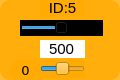
    <widget class="QWidget" name="widget_id1_5" native="true">
     <property name="geometry">
      <rect>
       <x>725</x>
       <y>300</y>
       <width>120</width>
       <height>80</height>
      </rect>
     </property>
     <property name="styleSheet">
      <string notr="true">background-color: rgb(255, 170, 0, 200);
border-radius:10px;</string>
     </property>
     <widget class="QLabel" name="label_ID1_6">
      <property name="geometry">
       <rect>
        <x>40</x>
        <y>0</y>
        <width>45</width>
        <height>16</height>
       </rect>
      </property>
      <property name="minimumSize">
       <size>
        <width>0</width>
        <height>10</height>
       </size>
      </property>
      <property name="font">
       <font>
        <family>Arial</family>
        <pointsize>11</pointsize>
       </font>
      </property>
      <property name="styleSheet">
       <string notr="true">background-color: rgb(255, 255, 255， 0);
border-radius:0px;</string>
      </property>
      <property name="text">
       <string>ID:5</string>
      </property>
      <property name="alignment">
       <set>Qt::AlignCenter</set>
      </property>
     </widget>
     <widget class="QSlider" name="horizontalSlider_pulse_id5">
      <property name="geometry">
       <rect>
        <x>20</x>
        <y>20</y>
        <width>83</width>
        <height>16</height>
       </rect>
      </property>
      <property name="autoFillBackground">
       <bool>false</bool>
      </property>
      <property name="styleSheet">
       <string notr="true">background-color: rgb(0, 0, 0);
border-radius:0px;</string>
      </property>
      <property name="minimum">
       <number>0</number>
      </property>
      <property name="maximum">
       <number>1000</number>
      </property>
      <property name="pageStep">
       <number>1</number>
      </property>
      <property name="value">
       <number>500</number>
      </property>
      <property name="orientation">
       <enum>Qt::Horizontal</enum>
      </property>
     </widget>
     <widget class="QSlider" name="horizontalSlider_dev_id5">
      <property name="geometry">
       <rect>
        <x>40</x>
        <y>60</y>
        <width>45</width>
        <height>18</height>
       </rect>
      </property>
      <property name="styleSheet">
       <string notr="true">background-color: rgb(255, 255, 255， 0);</string>
      </property>
      <property name="minimum">
       <number>-125</number>
      </property>
      <property name="maximum">
       <number>125</number>
      </property>
      <property name="pageStep">
       <number>1</number>
      </property>
      <property name="orientation">
       <enum>Qt::Horizontal</enum>
      </property>
     </widget>
     <widget class="QLabel" name="label_id5">
      <property name="geometry">
       <rect>
        <x>10</x>
        <y>60</y>
        <width>31</width>
        <height>20</height>
       </rect>
      </property>
      <property name="minimumSize">
       <size>
        <width>0</width>
        <height>10</height>
       </size>
      </property>
      <property name="font">
       <font>
        <family>DejaVu Sans</family>
        <pointsize>10</pointsize>
       </font>
      </property>
      <property name="styleSheet">
       <string notr="true">background-color: rgb(255, 255, 255， 0);</string>
      </property>
      <property name="text">
       <string>0</string>
      </property>
      <property name="alignment">
       <set>Qt::AlignCenter</set>
      </property>
     </widget>
     <widget class="QLineEdit" name="lineEdit_id5">
      <property name="geometry">
       <rect>
        <x>40</x>
        <y>40</y>
        <width>45</width>
        <height>18</height>
       </rect>
      </property>
      <property name="sizePolicy">
       <sizepolicy hsizetype="Fixed" vsizetype="Fixed">
        <horstretch>0</horstretch>
        <verstretch>0</verstretch>
       </sizepolicy>
      </property>
      <property name="font">
       <font>
        <family>Arial</family>
        <pointsize>11</pointsize>
       </font>
      </property>
      <property name="autoFillBackground">
       <bool>false</bool>
      </property>
      <property name="styleSheet">
       <string notr="true">background-color: rgb(255, 255, 255);
border-radius:0px;</string>
      </property>
      <property name="text">
       <string>500</string>
      </property>
      <property name="maxLength">
       <number>1000</number>
      </property>
      <property name="alignment">
       <set>Qt::AlignCenter</set>
      </property>
      <property name="dragEnabled">
       <bool>false</bool>
      </property>
      <property name="readOnly">
       <bool>false</bool>
      </property>
     </widget>
    </widget>
